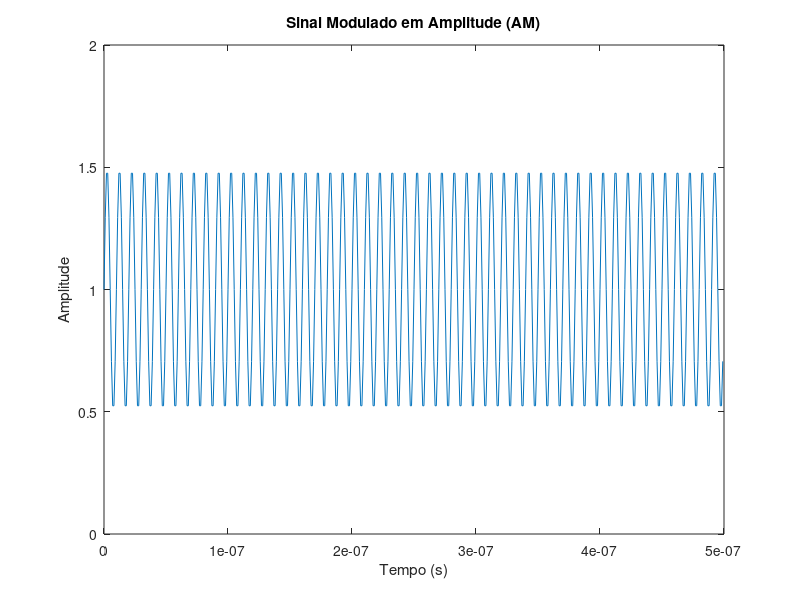
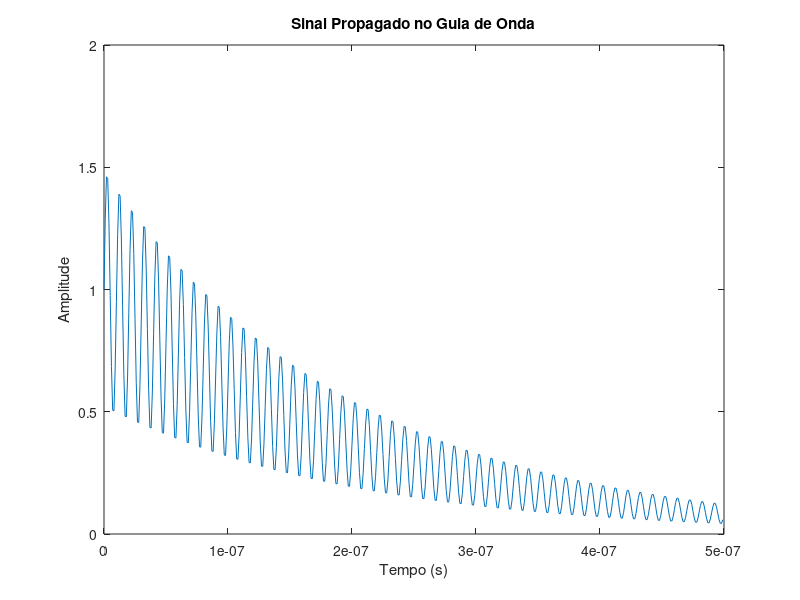

These charts were generated, in order, by the following MATLAB code:
% Parâmetros do sinal modulado AM
A_c = 1; % Amplitude da portadora
k = 0.5; % Índice de modulação
fs = 1e9; % Frequência de amostragem (Hz)
t = 0:1/fs:1e-5; % Tempo (s)
f_carr = 10e9; % Frequência da portadora (Hz)
f_mod = 100e6; % Frequência de modulação (Hz)

% Sinal de mensagem m(t)
m_t = sin(2 * pi * f_mod * t);

% Sinal modulado em AM com a equação s(t) = Ac[1 + k m(t)] cos(2πf_c t)
s_t = A_c * (1 + k * m_t) .* cos(2 * pi * f_carr * t);

% Plote o sinal modulado
figure;
plot(t(1:500), s_t(1:500));
title('Sinal Modulado em Amplitude (AM)');
ylim([0,2])
xlabel('Tempo (s)');
ylabel('Amplitude');

%% Parâmetros do guia de onda
l = 0.025; % Largura do guia de onda (m)
h = 0.01; % Altura do guia de onda (m)
c = 3e8;    % Velocidade da luz (m/s)
f_op = 10e9; % Frequência de operação (Hz)

% Definir o modo TE10 e calcular a frequência de corte
m = 1;
n = 0;
fc = (c / 2) * sqrt((m / l)^2 + (n / h)^2);

% Verificar se o modo é propagante
if f_op > fc
    fprintf('O modo TE10 é propagante.\n');
else
    fprintf('O modo TE10 não é propagante.\n');
end

% Simulação da atenuação do sinal ao longo do guia
attenuation_factor = exp(-t .* 5e6); % Atenuação mais lenta
propagated_signal = s_t .* attenuation_factor;

% Plotar o sinal propagado
figure;
plot(t(1:500), propagated_signal(1:500));
title('Sinal Propagado no Guia de Onda');
ylim([0,2])
xlabel('Tempo (s)');
ylabel('Amplitude');